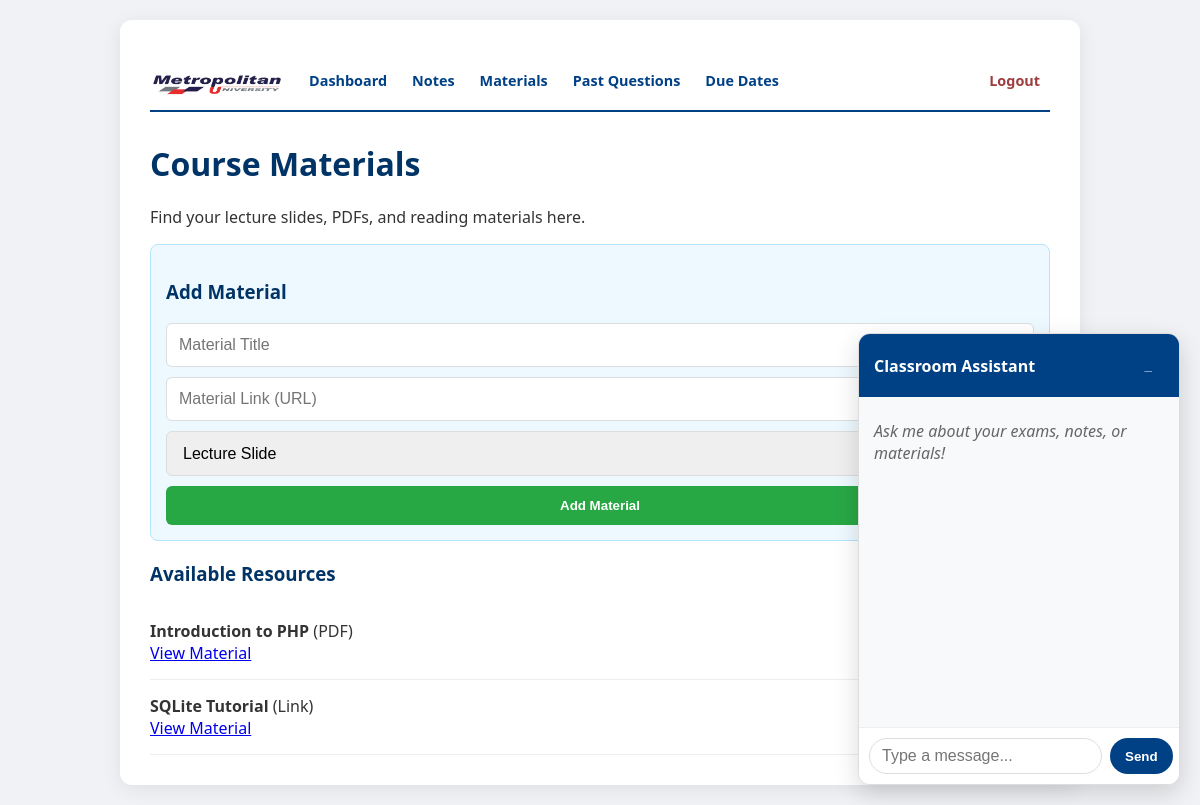
The app's page /materials.php (signed in) with its own data.
### tables this page shows
CREATE TABLE materials (
    id INTEGER PRIMARY KEY AUTOINCREMENT,
    title TEXT NOT NULL,
    url TEXT NOT NULL,
    type TEXT NOT NULL,
    created_at DATETIME DEFAULT CURRENT_TIMESTAMP
);

### materials.php (the view, shortened to what this page needs)
<?php
require_once 'includes/db.php';
$materials = $db->query("SELECT * FROM materials ORDER BY created_at DESC")->fetchAll();
?>
<?php include 'includes/header.php'; ?>
<h1>Course Materials</h1>
<p>Find your lecture slides, PDFs, and reading materials here.</p>
<div style="background: #eef9ff; padding: 15px; border: 1px solid #b3e5fc; border-radius: 8px; margin-bottom: 20px;">
    <h3>Add Material</h3>
    <form method="POST">
        <input type="text" name="title" placeholder="Material Title" required>
        <input type="url" name="url" placeholder="Material Link (URL)" required>
        <select name="type">
            <option value="Lecture Slide">Lecture Slide</option>
        </select>
        <button type="submit" style="background-color: #28a745;">Add Material</button>
    </form>
</div>
<h3>Available Resources</h3>
<?php if (empty($materials)): ?>
    <p>No materials available yet.</p>
<?php else: ?>
    <?php foreach ($materials as $item): ?>
        <div class="item">
            <strong><?php echo htmlspecialchars($item['title']); ?></strong> (<?php echo htmlspecialchars($item['type']); ?>)
            <br>
            <a href="<?php echo htmlspecialchars($item['url']); ?>" target="_blank">View Material</a>
        </div>
    <?php endforeach; ?>
<?php endif; ?>
<?php include 'includes/footer.php'; ?>

### assets/css/style.css (style rules this page uses)
body { font-family: 'Segoe UI', Tahoma, Geneva, Verdana, sans-serif; margin: 0; padding: 20px; background-color: #f0f2f5; color: #333; }
h1, h2, h3 { color: #003366; }
form { display: flex; flex-direction: column; gap: 10px; }
input, select, textarea { padding: 12px; border: 1px solid #ddd; border-radius: 6px; font-size: 1rem; }
button { padding: 12px; background-color: #004085; color: white; border: none; border-radius: 6px; cursor: pointer; font-weight: bold; transition: background 0.2s; }
.item { border-bottom: 1px solid #eee; padding: 15px 0; }

### records on screen
materials: title "Introduction to PHP", type "PDF"
materials: title "SQLite Tutorial", type "Link"
